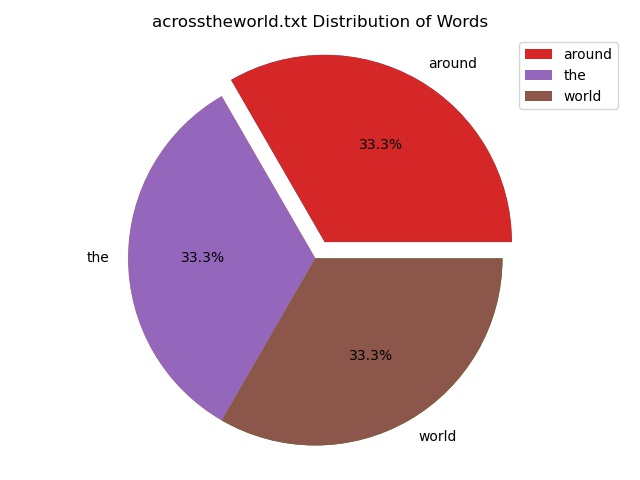

Python code for this plot:
# for timing our program
import timeit

# for sentiment analysis
from nltk.corpus import stopwords
from textblob import TextBlob

# for mathy operations
import math 
import numpy as np

# for making plots
import matplotlib.pyplot as plt

import textblob

def main(stopword, curseword, savename="wordFreqs.jpg"):
    start = timeit.default_timer()

    fig = plt.figure()

    # converts input in file into a string
    filename = input("File to be read: ")
    with open(filename, 'r') as file:
        doc = file.read().replace('\n', ' ')

    docBlob = TextBlob(doc)
    docBlob.words = [word.lower() for word in docBlob.words] # tokenization wordList, not unique
    docBlobWords = []
    curseWords = ['ass', 'shit', 'cunt', 'fuck', 'crap', 'bitch', 'fucking', 'fuckin', "fuckin'"]
    for word in docBlob.words:
        if stopword == True:
            if word in set(stopwords.words('english')):
                word = 'stopword'
        if curseword == True:
            if word in curseWords:
                word = 'curseword'
        docBlobWords += [word]

    docList = list(docBlobWords)
    docSet = set(docList)

    wordFreqs = {}
    for word in docSet:
        wordFreqs[word] = docList.count(word)/len(docList)
    print(wordFreqs)

    # Data to plot
    explode = [0]*len(docSet)
    explode[0] = 0.1
    explode = tuple(explode)  # explode 1st slice

    # Plot
    plt.pie(wordFreqs.values(), explode=explode, labels=wordFreqs.keys(), autopct='%1.1f%%', shadow=False, startangle=0)
    patches, texts = plt.pie(wordFreqs.values(), explode=explode, startangle=0)
    plt.legend(patches, wordFreqs.keys(), loc="best")
    plt.title(filename + " Distribution of Words")

    plt.axis('equal')
    # plt.tight_layout()

    fig.savefig(savename)
    plt.show()

    stop = timeit.default_timer()
    time = stop - start
    print(str(time) + " microseconds")
